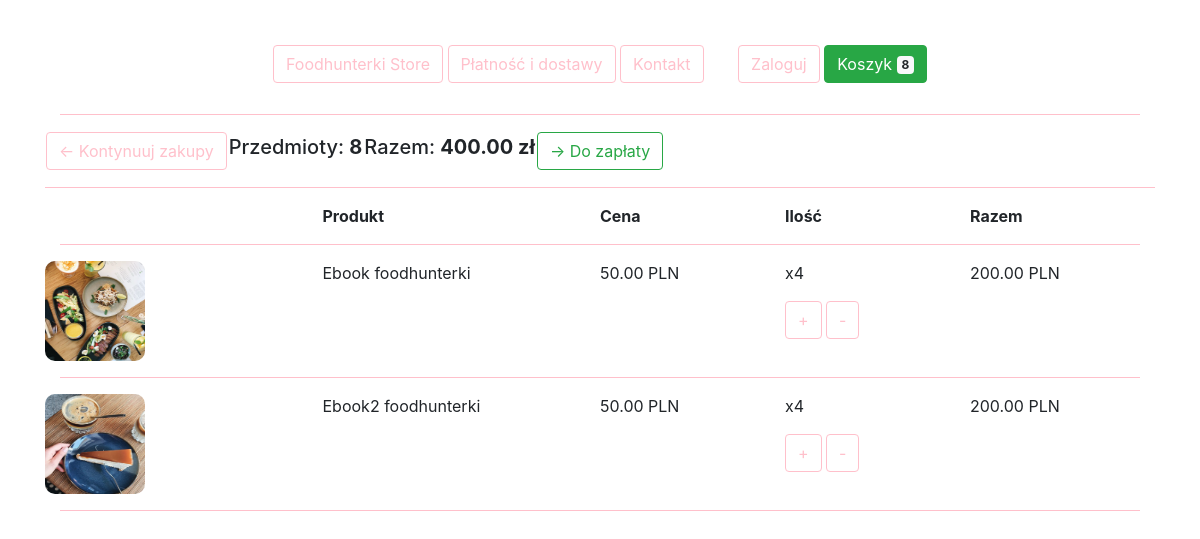
The page /cart/ (signed in) on the database as committed earlier.
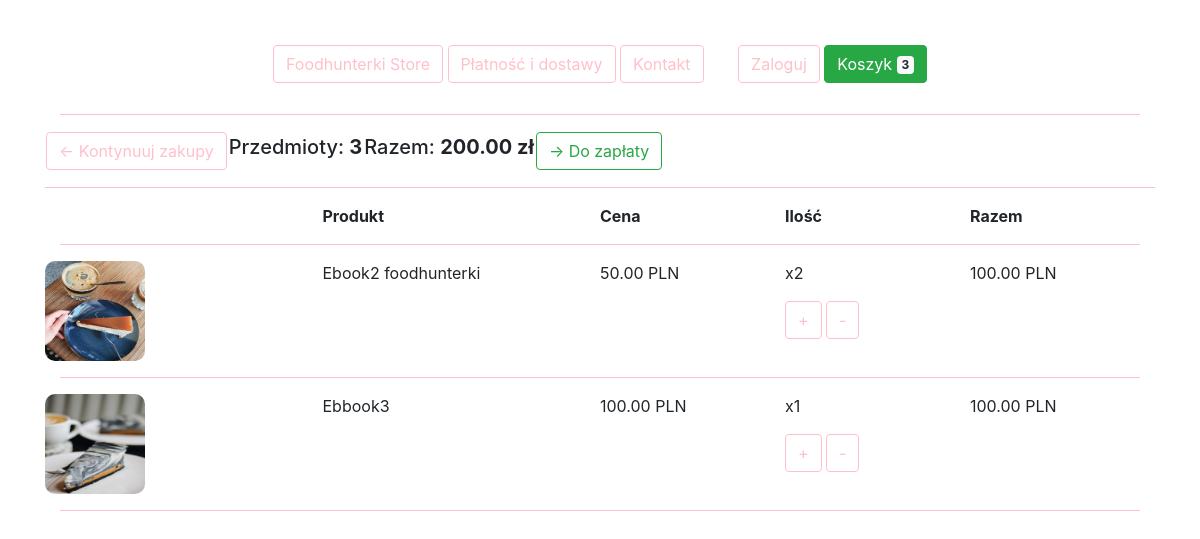
The same page on the database as committed later.
### fhstore/models.py (models this page shows, shortened)
class Order(models.Model):
    customer = models.ForeignKey(Customer, on_delete=models.SET_NULL, null=True, blank=True)
    date_ordered = models.DateTimeField(auto_now_add=True)
    complete = models.BooleanField(default=False)
    transaction_id = models.CharField(max_length=100, null=True)
    @property
    def get_cart_total(self):
        orderitems = self.orderitem_set.all()
        total = sum([item.get_total for item in orderitems])
        return total
    @property
    def get_cart_items(self):
        orderitems = self.orderitem_set.all()
        total = sum([item.quantity for item in orderitems])
        return total

class OrderItem(models.Model):
    product = models.ForeignKey(Product, on_delete=models.SET_NULL, null=True)
    order = models.ForeignKey(Order, on_delete=models.SET_NULL, null=True, blank=True)
    quantity = models.IntegerField(default=0, null=True, blank=True)
    date_added = models.DateTimeField(auto_now_add=True)
    @property
    def get_total(self):
        total = self.product.price * self.quantity
        return total

class Product(models.Model):
    name = models.CharField(max_length=200)
    price = models.DecimalField(max_digits=7, decimal_places=2)
    digital = models.BooleanField(default=False, null=True, blank=True)
    image = models.ImageField(null=True, blank=True)
    @property
    def imageURL(self):
        try:
            url = self.image.url
        except:
            url = ''
        return url

### fhstore/views.py (the view)
# urls.py: path('cart/', views.cart, name='cart'),
def cart(request):
    data = cartData(request)
    cartItems = data['cartItems']
    order = data['order']
    items = data['items']
    context = {'items':items, 'order':order, 'cartItems':cartItems}
    return render(request, 'fhstore/cart.html', context)

### fhstore/utils.py (called while the page is built)
def cartData(request):
    if request.user.is_authenticated:
        customer = request.user.customer
        order, created = Order.objects.get_or_create(customer=customer, complete=False)
        items = order.orderitem_set.all()
        cartItems = order.get_cart_items
    else:
        cookieData = cookieCart(request)
        cartItems = cookieData['cartItems']
        order = cookieData['order']
        items = cookieData['items']
    return {'cartItems':cartItems, 'order':order, 'items':items}

### fhstore/templates/fhstore/cart.html (shortened to what this page needs)
{% extends 'fhstore/base.html' %}
{% load static %}
{% block content %}
    <div>
            <table>
            <div class="row row-cols-4">
            <div class="container">
                <th><a class="btn btn-light" href="{% url 'store' %}">&#x2190; Kontynuuj zakupy</a></th>
                <th><h5>Przedmioty: <strong>{{order.get_cart_items}}</strong></h5></th>
                <th><h5>Razem: <strong>{{order.get_cart_total|floatformat:2}} zł</strong></h5></th>
                <th><a class="btn btn-outline-success" href="{% url 'checkout' %}">&#x2192; Do zapłaty</a></th>
            </div>
            </div>
            </table>
            <hr class="horizontal-line">
            <div class="container">
				<div class="row row-cols-4">
					<div style="flex:2"></div>
					<div style="flex:2"><strong>Produkt</strong></div>
					<div style="flex:1"><strong>Cena</strong></div>
					<div style="flex:1"><strong>Ilość</strong></div>
					<div style="flex:1"><strong>Razem</strong></div>
				</div>
                <hr class="horizontal-line">
                {% for item in items %}
                <div class="row row-cols-4">
                    <div style="flex:2"><img class="thumbnail-checkout" src="{{item.product.imageURL}}"></div>
                    <div style="flex:2">{{item.product.name}}</div>
                    <div style="flex:1"><p>{{item.product.price|floatformat:2}} PLN</p></div>
                    <div style="flex:1">
                        <p class="quantity">x{{item.quantity}}</p>
                        <div class="quantity">
                            <button data-product={{item.product.id}} data-action="add" class="btn btn-outline-light add-btn update-cart">+</button>
                            <button data-product={{item.product.id}} data-action="remove" class="btn btn-outline-light add-btn update-cart">-</button>
                        </div>
                    </div>
                    <div style="flex:1">{{item.get_total|floatformat:2}} PLN</div>
                </div>
                <hr class="horizontal-line">
                {% endfor %}
            </div>
        </div>
{% endblock content %}

### fhstore/templates/fhstore/base.html (shortened to what this page needs)
<!DOCTYPE html>
{% load static %}
<html lang="en">
<head>
    <link rel="stylesheet" type="text/css" href="{% static 'css/main.css' %}">
    <link rel="stylesheet" href="https://stackpath.bootstrapcdn.com/bootstrap/4.5.0/css/bootstrap.min.css">
</head>
<body>
<nav class="navbar-bar">
    <div class="navbar-nav-left">
        <a class="btn btn-light" href="{% url 'store' %}">Foodhunterki Store</a>
        <a class="btn btn-light" href="{% url 'store' %}">Płatność i dostawy</a>
        <a class="btn btn-light" href="{% url 'store' %}">Kontakt</a>
    </div>
    <div class="navbar-nav-right">
        <a class="btn btn-light" href="{% url 'store' %}">Zaloguj</a>
        <a class="btn btn-success" href="{% url 'cart' %}">Koszyk
            <span class="badge badge-light" id="cart-total">{{cartItems}}</span>
        </a>
    </div>
    <hr class="horizontal-line">
</nav>
    <div class="container">
        {% block content %}
        {% endblock content %}
    </div>
</body>
</html>

### static/css/main.css (style rules this page uses)
.navbar-bar { margin-top: 30px; margin-left: 5%; margin-right: 5%; background-color: white; text-align: center; }
.navbar-nav-left { display: inline-block; max-width: 60%; text-align: left; border-radius: 3px; margin: 15px; vertical-align: top; }
.navbar-nav-right { display: inline-block; text-align: right; max-width: 40%; border-radius: 3px; margin: 15px; }
.horizontal-line { color: pink; border-color: pink; }
.btn.btn-light { color:pink; border-color: pink; background-color: white; }
.btn.btn-outline-light { color:pink; border-color: pink; }
.thumbnail-checkout { align-self: center; width: 100px; height: 100px; border-radius: 10px; }

Rows that differ between the two databases and show on the page:
removed OrderItem: product.imageURL (picture), product.name "Ebook foodhunterki", product.price "50.00", quantity "4", get_total "200.00"
changed through a linked row, Order: get_cart_items "8" → "3"; get_cart_total "400.00" → "200.00"
changed OrderItem "Ebook2 foodhunterki": quantity "4" → "2"; get_total "200.00" → "100.00"
added OrderItem: product.imageURL (picture), product.name "Ebbook3", product.price "100.00", quantity "1", get_total "100.00"
Other text that changed with them:
{{ cartItems }}: "8" → "3"
